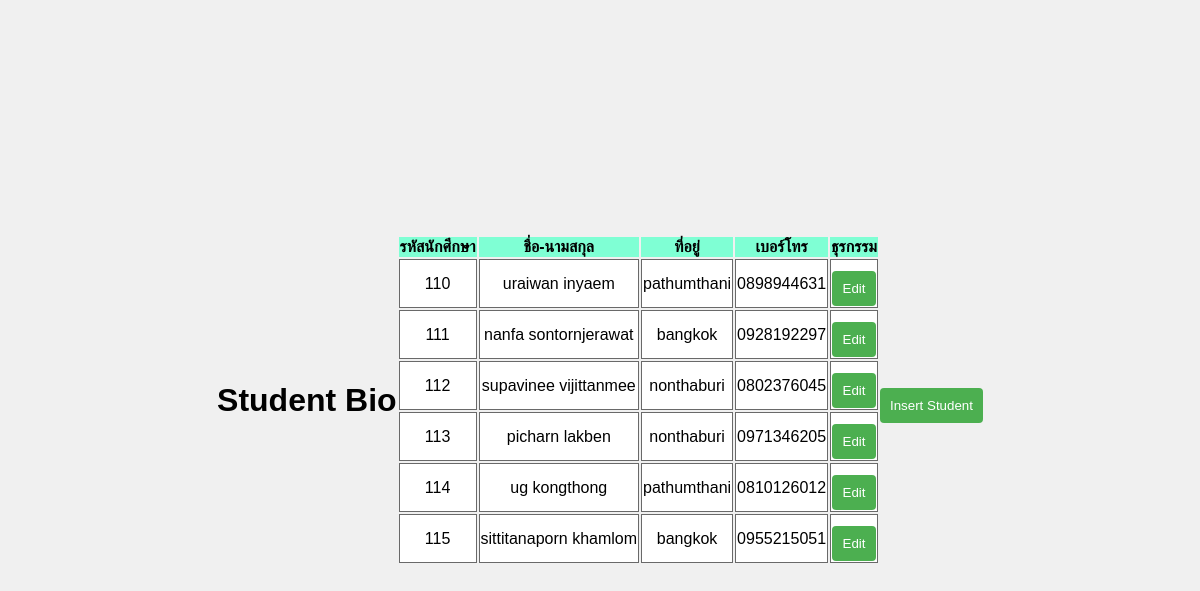
Screenshot of /mainmenu.php with the database file from the repository.
### tables this page shows
CREATE TABLE `studentbio` (
  `sid` varchar(3) NOT NULL,
  `sname` varchar(20) NOT NULL,
  `slastname` varchar(30) NOT NULL,
  `address` varchar(50) NOT NULL,
  `telephone` varchar(11) NOT NULL
);

### mainmenu.php (the view, shortened to what this page needs)
<!DOCTYPE html>
<html lang="en">
<head>
    <link rel="stylesheet"  href="style.css">
</head>
<body>
<?php
    require 'conn.php';
    $sql = "SELECT * FROM studentbio";
    $result = $conn->query($sql);
?>
<h1>Student Bio</h1><br>
        <table>
            <thead>
                <tr>
                    <th>รหัสนักศึกษา</th>
                    <th>ชื่อ-นามสกุล</th>
                    <th>ที่อยู่</th>
                    <th>เบอร์โทร</th>
                    <th> ธุรกรรม </th>
                </tr>
            </thead>
            <tbody>
                <?php
                    if ($result->num_rows > 0) {
                        while($row = $result->fetch_assoc()) {
                            echo"<tr><td>".$row["sid"]."</td>"."<td>".$row["sname"]." ".$row["slastname"]."</td>"."<td>".$row["address"]."</td>"."<td>".$row["telephone"]."</td>"."<td>"."<a href='editbio.php?sid=".$row["sid"]."'><button> Edit </button></a>"."</td>";
                            echo "</tr>";
                        }
                    }else {
                        echo "0 results";
                    }
                ?>
            </tbody>
        </table>
        <br>
        <a href='insertbio.php'><button> Insert Student</button></a>
</body>
</html>

### style.css (style rules this page uses)
tr,td { background-color: white; border: 1px solid rgb(105, 105, 105); }
th { background-color: aquamarine; }
table { text-align: center; }
button { border: 2px solid rgb(0, 255, 242); background-color: aquamarine; }
body { display: flex; justify-content: center; align-items: center; height: 100vh; margin: 0; background-color: #f0f0f0; font-family: Arial, sans-serif; }
input[type="submit"], button { background-color: #4CAF50; color: white; border: none; padding: 10px; border-radius: 4px; cursor: pointer; margin-top: 10px; width: 100%; }

### rows the page displays
studentbio: sid "110", sname "uraiwan", slastname "inyaem", address "pathumthani", telephone "0898944631"
studentbio: sid "111", sname "nanfa", slastname "sontornjerawat", address "bangkok", telephone "0928192297"
studentbio: sid "112", sname "supavinee", slastname "vijittanmee", address "nonthaburi", telephone "0802376045"
studentbio: sid "113", sname "picharn", slastname "lakben", address "nonthaburi", telephone "0971346205"
studentbio: sid "114", sname "ug", slastname "kongthong", address "pathumthani", telephone "0810126012"
studentbio: sid "115", sname "sittitanaporn", slastname "khamlom", address "bangkok", telephone "0955215051"
